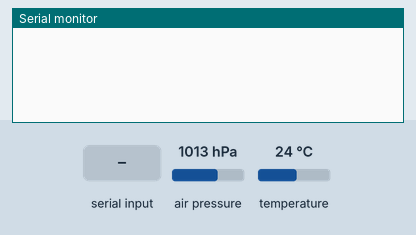
Recording of a sketch running on a simulated Arduino Uno, built with avr-gcc and run on an emulated ATmega328P. On the bench: the last lines printed to the serial monitor. Inputs (shaded band) come from the test bench; at power-on: air pressure 1013 hPa, temperature 24 °C.

Above: at 1.2 s.
1.3 s: "CMD,1210," received over Serial
At 3.5 s:
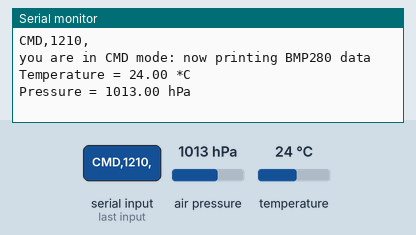
3.8 s: air pressure set to 952 hPa
5.3 s: temperature set to 12 °C
At 6.5 s:
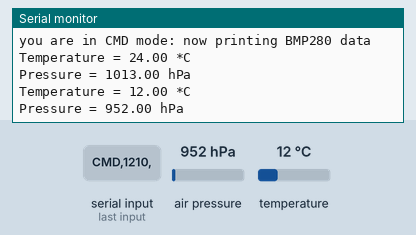
6.8 s: air pressure set to 975 hPa
At 9.1 s:
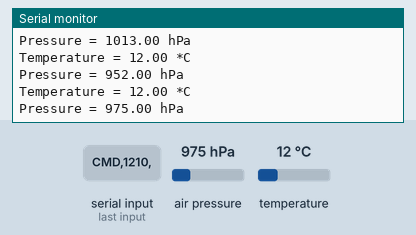

The sketch:

Serial_test.ino
```cpp
// libraries
#include <Wire.h>
#include <Adafruit_BMP280.h>

Adafruit_BMP280 bmp; // use I2C interface
Adafruit_Sensor *bmp_temp = bmp.getTemperatureSensor();
Adafruit_Sensor *bmp_pressure = bmp.getPressureSensor();

// intialize variables
String incomingString = ""; // for incoming serial data


void setup() {

// intialize Serial port
  Serial.begin(9600); // opens serial port, sets data rate to 9600 bps

// intialize BMP280

  if (!bmp.begin()) {
      Serial.println(F("Could not find a valid BMP280 sensor, check wiring!"));
      while (1) delay(10);
  }

bmp.setSampling(Adafruit_BMP280::MODE_NORMAL,     /* Operating Mode. */
                  Adafruit_BMP280::SAMPLING_X2,     /* Temp. oversampling */
                  Adafruit_BMP280::SAMPLING_X16,    /* Pressure oversampling */
                  Adafruit_BMP280::FILTER_X16,      /* Filtering. */
                  Adafruit_BMP280::STANDBY_MS_500); /* Standby time. */

  bmp_temp->printSensorDetails();

}

void loop() {

  // send data only when you receive data:
  if (Serial.available() > 0) {
    // read the incoming string:
    incomingString = Serial.readString();
    // say what you got
    Serial.println(incomingString);


    if(incomingString == "CMD,1210,"){// check for command prompt and if team ID matches
      // command mode for Container
      Serial.println("you are in CMD mode: now printing BMP280 data");// temporary test

      // if and else statements or case statements
      //  |                                    |
      //  |      implement here                |
      //  V                                    V

      // Test to toggle BMP280
      while( 1 == 1){
        // push sensor data (CMD,1210,)
        sensors_event_t temp_event, pressure_event;
        bmp_temp->getEvent(&temp_event);
        bmp_pressure->getEvent(&pressure_event);

        Serial.print(F("Temperature = "));
        Serial.print(temp_event.temperature);
        Serial.println(" *C");

        Serial.print(F("Pressure = "));
        Serial.print(pressure_event.pressure);
        Serial.println(" hPa");

        Serial.println();
        delay(2000);

        incomingString = Serial.readString(); // enalble serial reading for loop
        if(incomingString == "STOP") // if sting is STOP, break out of loop
          break;

        // add return fucntion

      }


    }
  }


}
```

Measured:
- after the input at 1.3 s, the serial monitor: prints a new line after 1.0 s (image 1)
- after the input at 5.3 s, the serial monitor: prints a new line after 0.06 s (image 2)
- after the input at 6.8 s, the serial monitor: prints a new line after 1.6 s (image 3)
